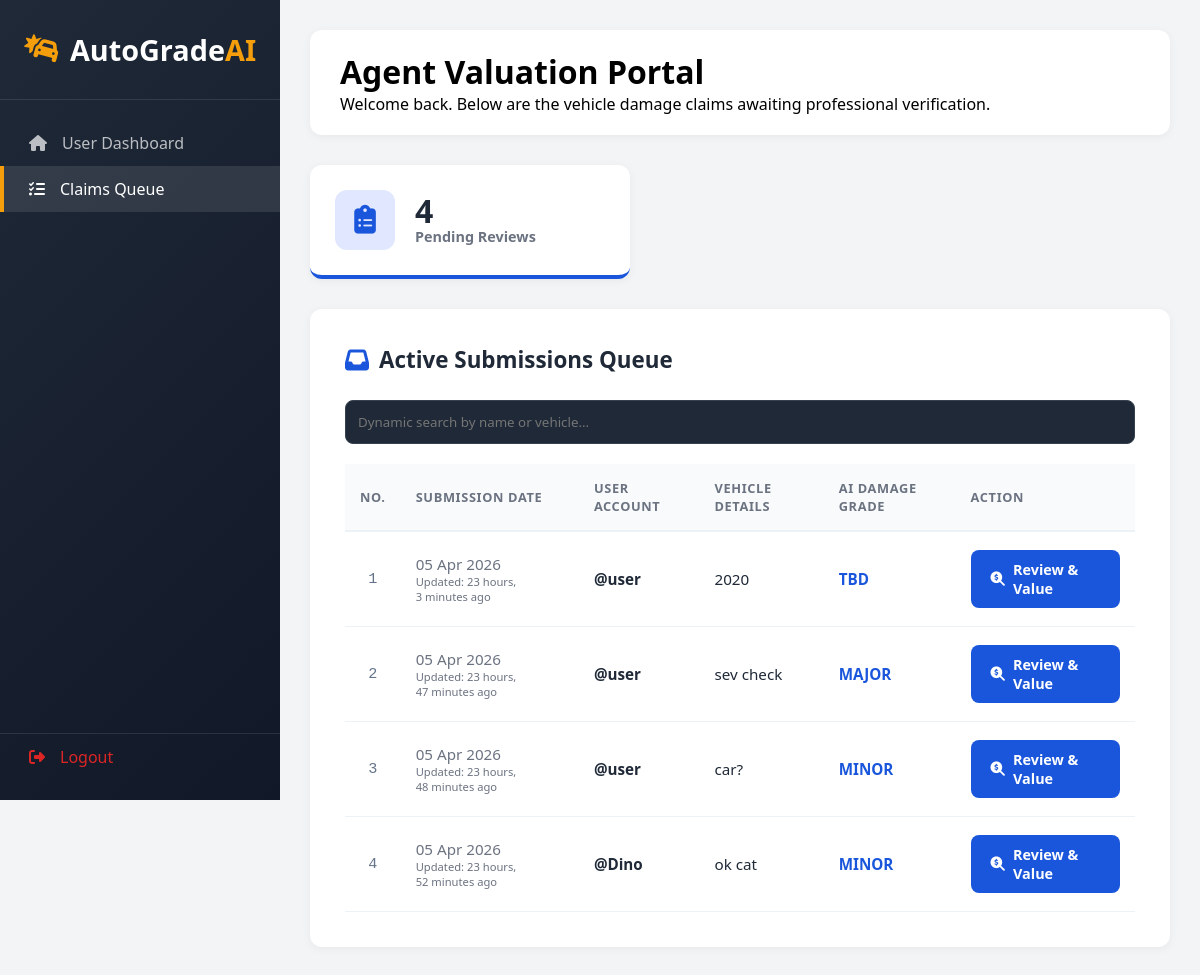
The page /agent-portal/ (signed in) on the database as committed earlier.
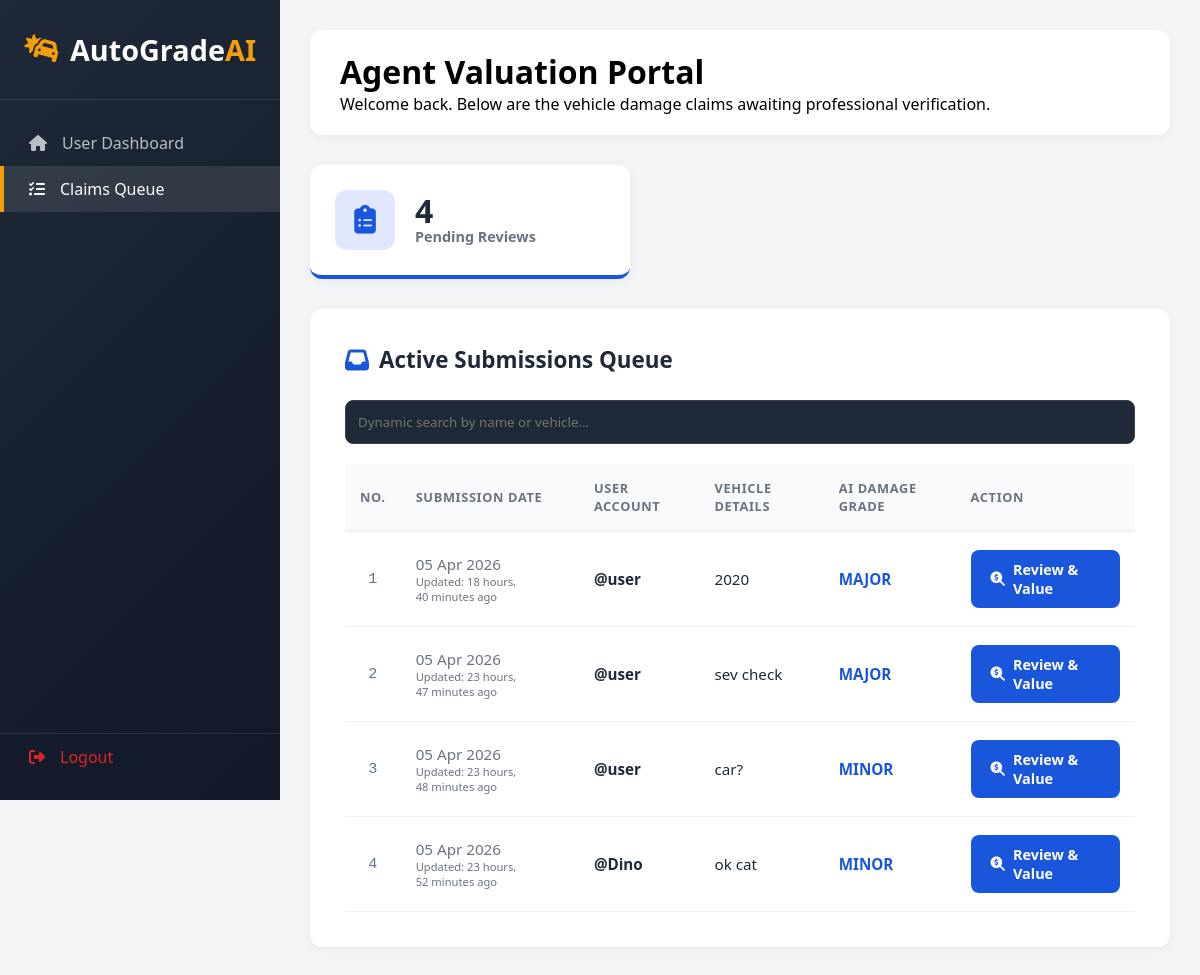
The same page on the database as committed later.
### my_admin/models.py (models this page shows)
class DamageAnalysis(models.Model):
    user = models.ForeignKey(User, on_delete=models.CASCADE, related_name='claims')
    agent = models.ForeignKey(User, on_delete=models.SET_NULL, null=True, blank=True, related_name='tasks')
    damage_level = models.CharField(max_length=20, default='TBD')
    total_damage_factor = models.FloatField(default=0.0)
    detected_parts = models.CharField(max_length=255, null=True, blank=True)
    car_details = models.CharField(max_length=100)
    status = models.CharField(max_length=20, default='Pending')  # Pending, Approved, Appealed, Escalated
    market_value = models.DecimalField(max_digits=12, decimal_places=2, default=0)
    estimated_claim = models.DecimalField(max_digits=12, decimal_places=2, default=0)
    minor_coeff = models.FloatField(default=0.025)
    moderate_coeff = models.FloatField(default=0.05)
    major_coeff = models.FloatField(default=0.1)
    agent_comment = models.TextField(null=True, blank=True)
    user_appeal_reason = models.TextField(null=True, blank=True)
    appeal_count = models.IntegerField(default=0)
    created_at = models.DateTimeField(auto_now_add=True)
    updated_at = models.DateTimeField(auto_now=True)

### my_admin/views.py (the view)
# urls.py: path('agent-portal/', views.agent_dashboard, name='agent_dashboard'),
@login_required
@user_passes_test(is_agent, login_url='admin_dashboard')
def agent_dashboard(request):
    assigned_claims = DamageAnalysis.objects.filter(status='Pending').order_by('-updated_at')
    return render(request, "AgentDashboard.html", {'claims': assigned_claims})

### my_admin/views.py (called while the page is built)
def is_agent(user):
    try:
        return user.userprofile.role == 'Agent' or user.is_superuser
    except UserProfile.DoesNotExist:
        return False

### my_admin/templates/AgentDashboard.html (shortened to what this page needs)
<!DOCTYPE html>
<html lang="en">
<head>
    <link rel="stylesheet" href="https://cdnjs.cloudflare.com/ajax/libs/font-awesome/6.4.0/css/all.min.css">
</head>
<body>
    <div class="sidebar">
        <div class="sidebar-header">
            <div class="logo"><i class="fas fa-car-crash"></i><span>AutoGrade<span>AI</span></span></div>
        </div>
        <div class="nav-menu">
            <a href="{% url 'admin_dashboard' %}" class="nav-item"><i class="fas fa-home"></i><span>User Dashboard</span></a>
            <a href="{% url 'agent_dashboard' %}" class="nav-item active"><i class="fas fa-tasks"></i><span>Claims Queue</span></a>
        </div>
        <div class="sidebar-footer">
            <a href="{% url 'my_logout' %}" class="nav-item" style="color: var(--danger);">
                <i class="fas fa-sign-out-alt"></i><span>Logout</span>
            </a>
        </div>
    </div>
    <div class="main-content">
        <div class="top-bar">
            <h1>Agent Valuation Portal</h1>
            <p>Welcome back. Below are the vehicle damage claims awaiting professional verification.</p>
        </div>
        <div class="stats-container">
            <div class="stat-card">
                <div class="stat-icon"><i class="fas fa-clipboard-list"></i></div>
                <div>
                    <div class="stat-value">{{ claims|length }}</div>
                    <div class="stat-label">Pending Reviews</div>
                </div>
            </div>
        </div>
        <div class="table-container">
            <div class="table-header">
                <i class="fas fa-inbox" style="color: var(--primary); font-size: 1.5rem;"></i>
                <h2>Active Submissions Queue</h2>
            </div>
            <input type="text" id="agentSearch" onkeyup="simpleSearch()"
               placeholder="Dynamic search by name or vehicle..."
               class="search-bar"
               style="width: 100%; padding: 12px; margin-bottom: 20px; border-radius: 8px; border: 1px solid #374151; background: #1f2937; color: white;">
            <table>
                <thead>
                    <tr>
                        <th>No.</th>
                        <th>Submission Date</th>
                        <th>User Account</th>
                        <th>Vehicle Details</th>
                        <th>AI Damage Grade</th>
                        <th>Action</th>
                    </tr>
                </thead>
                <tbody>
                    {% for claim in claims %}
                    <tr {% if claim.status == 'Appealed' %}style="border-left: 5px solid var(--secondary); background-color: #fffbeb;"{% endif %}>
                        <td style="padding: 10px; color: #64748b; font-family: monospace;text-align: center;">
                            {{ forloop.counter }}
                        </td>
                        <td style="color: var(--gray);">
                            {{ claim.created_at|date:"d M Y" }}
                            <small style="display:block; font-size: 0.7rem;">Updated: {{ claim.updated_at|timesince }} ago</small>
                        </td>
                        <td style="font-weight: 700;">@{{ claim.user.username }}</td>
                        <td>{{ claim.car_details }}</td>
                        <td>
                            <strong style="color: var(--primary);">
                                {{ claim.damage_level|upper|default:"TBD" }}
                            </strong>
                        </td>
                        <td>
                            <a href="{% url 'review_claim' claim.id %}" class="btn-review">
                                {% if claim.status == 'Appealed' %}
                                    <i class="fas fa-gavel"></i> Re-Evaluate
                                {% else %}
                                    <i class="fas fa-search-dollar"></i> Review & Value
                                {% endif %}
                            </a>
                        </td>
                    </tr>
                    {% endfor %}
                </tbody>
            </table>
        </div>
    </div>
</body>
</html>

Rows that differ between the two databases and show on the page:
changed DamageAnalysis: updated_at "23 hours, 3 minutes" → "18 hours, 40 minutes"; damage_level "TBD" → "MAJOR"
